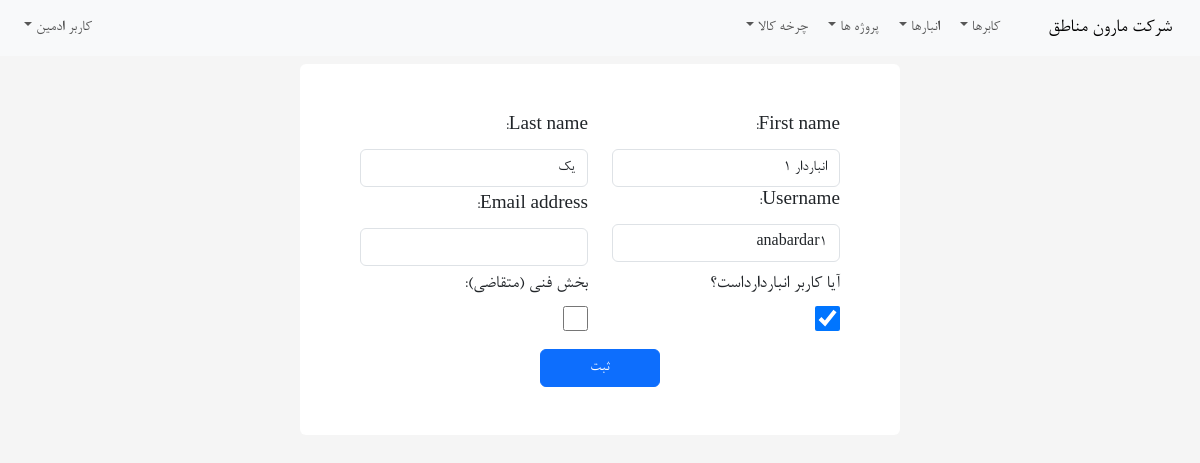
Page /accounts/edit-user/anabardar1 (signed in) on the committed database.
### core/models.py (models this page shows, shortened)
class User(AbstractUser):
    warehouse_keeper = models.BooleanField('انباردار',default=False)
    technical = models.BooleanField('بخش فنی (متقاضی)',default=False)

### core/views.py (the view, shortened to what this page needs)
# urls.py: path('accounts/edit-user/<str:username>',views.edit_user,name='edit_user'),
@login_required
def edit_user(request:HttpRequest,username):
    user = request.user
    if not user.is_superuser:
        msg = 'شما دسترسی لازم برای اصلاح کاربر را ندارید'
        messages.error(request,msg)
        return redirect('home')
    instance = get_user_model().objects.get(username=username)
    form = UserUpdateForm(request.POST or None,instance=instance)
    context = {'form':form}
    return render(request,'registration/update_user.html',context)

### core/forms.py
class UserUpdateForm(UserChangeForm):
    password = None
    class Meta:
        model = get_user_model()
        fields = ['username', 'email', 'first_name', 'last_name', 'warehouse_keeper','technical' ]
        widgets = {
            'username': forms.TextInput(attrs={'readonly': 'readonly'}),
            'email': forms.TextInput(attrs={'readonly': 'readonly'})
        }

### core/templates/registration/update_user.html (shortened to what this page needs)
{% extends 'core/base.html' %} {% block content %}
<form action="" method="POST"
class="row flex justify-content-center align-content-center align-items-center">
    <div class="col-12 col-md-6 row rounded bg-white p-5" >
        <div class="col-12 col-md-6">
            <p class="pb-1 mb-1">{{ form.first_name.label_tag }}</p>
            {{ form.first_name }}
        </div>
        <div class="col-12 col-md-6">
            <p class="pb-1 mb-1">{{ form.last_name.label_tag }}</p>
            {{ form.last_name }}
        </div>
        <div class="col-12 col-md-6">
            <p class="pb-1 mb-1">{{ form.username.label_tag }}</p>
            {{ form.username }}
        </div>
        <div class="col-12 mt-1 col-md-6">
            <p class="pb-1 mb-1">{{ form.email.label_tag }}</p>
            {{ form.email }}
        </div>
        <div class="col-12 mt-1 col-md-6">
            <p class="pb-1 mb-1">آیا کاربر انباردارداست؟</p>
            {{form.warehouse_keeper}}
        </div>
        <div class="col-12 mt-1 col-md-6">
            <p class="pb-1 mb-1">{{ form.technical.label_tag }}</p>
            {{form.technical}}
        </div>
        <div class="col-12 mt-2">
            <div class="row m-0 flex justify-content-center align-content-center align-items-center">
                <button class="btn btn-primary w-25" type="submit" value="login">ثبت</button>
            </div>
        </div>
    </div>
</form>
{% endblock %}

### core/templates/core/navbar.html (shortened to what this page needs)
<nav class="navbar navbar-expand-lg bg-body-tertiary mb-2">
  <div class="container-fluid">
    <a class="navbar-brand" href="{% url 'home' %}">شرکت مارون مناطق</a>
    <div class="collapse navbar-collapse" id="homeNavBar">
      <ul class="navbar-nav ms-auto mb-2 mb-lg-0">
        {% if request.user.is_authenticated and request.user.is_superuser %}
        <li class="nav-item dropdown">
          <a
            class="nav-link dropdown-toggle"
            href="#"
            role="button"
            data-bs-toggle="dropdown"
            aria-expanded="false"
          >
            کابرها
          </a>
        </li>
        {% endif %}
        {% if request.user.is_authenticated and request.user.is_superuser %}
        <li class="nav-item dropdown">
          <a
            class="nav-link dropdown-toggle"
            href="#"
            role="button"
            data-bs-toggle="dropdown"
            aria-expanded="false"
          >
            انبارها
          </a>
        </li>
        <li class="nav-item dropdown">
          <a
            class="nav-link dropdown-toggle"
            href="#"
            role="button"
            data-bs-toggle="dropdown"
            aria-expanded="false"
          >
            پروژه ها
          </a>
        </li>
        {% endif %}
        {% if request.user.is_authenticated %}
          {% if request.user.is_superuser or 1 %}
          <li class="nav-item dropdown">
            <a
              class="nav-link dropdown-toggle"
              href="#"
              role="button"
              data-bs-toggle="dropdown"
              aria-expanded="false"
            >
              چرخه کالا
            </a>
          </li>
          {% endif %}
        {% endif %}
      </ul>
      <ul class="navbar-nav me-auto mb-2 mb-lg-0">
          {% if request.user.is_authenticated %}
        <li class="nav-item dropdown">
          <a
            class="nav-link dropdown-toggle"
            href="#"
            role="button"
            data-bs-toggle="dropdown"
            aria-expanded="false"
          >
            {{request.user.first_name}} {{request.user.last_name}}
          </a>
        </li>
        {% endif %}
      </ul>
    </div>
  </div>
</nav>

### core/static/core/css/main.css (style rules this page uses)
*:not(i) { font-family: 'B Nazanin'; }
.bg-main { background-color: rgb(245, 245, 245); }
input[type=checkbox] { height: 25px; width: 25px; }
p { font-size: larger; }

### rows in the picture
User: user.first_name "کاربر", user.last_name "ادمین"
User: first_name "انباردار 1", last_name "یک", username "anabardar1", warehouse_keeper "☑"
